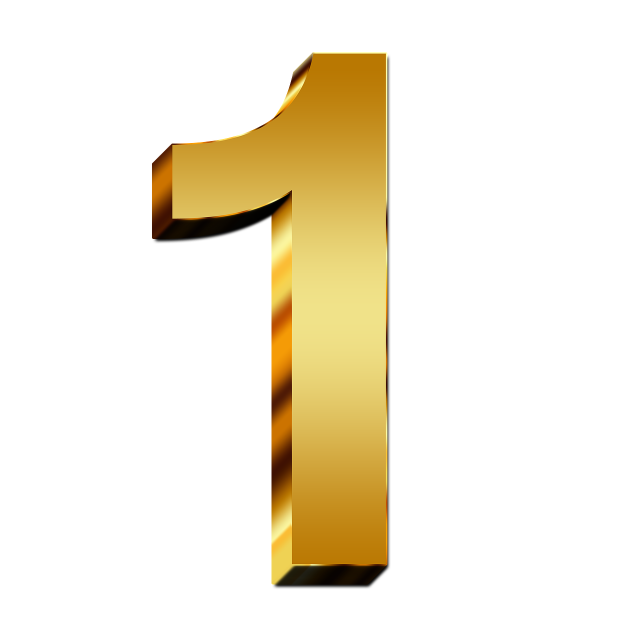
#> input picture zad9/1.png, 1280 x 1280 px (shown at 1/2 size)
$ python zad92.py
#> lines starting #> are read from the running program, lines starting #| are printed output that depends on the picture
from PIL import Image, ImageFilter
from pathlib import Path

current_dir = ''
filenames = ["1.png", "2.png", "3.png", "4.png", "5.png"]
filenames = Path(current_dir).glob('*')
Path('new92').mkdir(parents=True, exist_ok=True)

for file in filenames:
    if file.suffix in ['.jpg', '.png']:
        with Image.open(file) as img:
#> img is the input picture: PIL image 1280x1280 RGBA; mean R, G, B, A 35, 28, 11.1, 45
            img.load()
            img = img.resize((img.width // 2, img.height // 2))
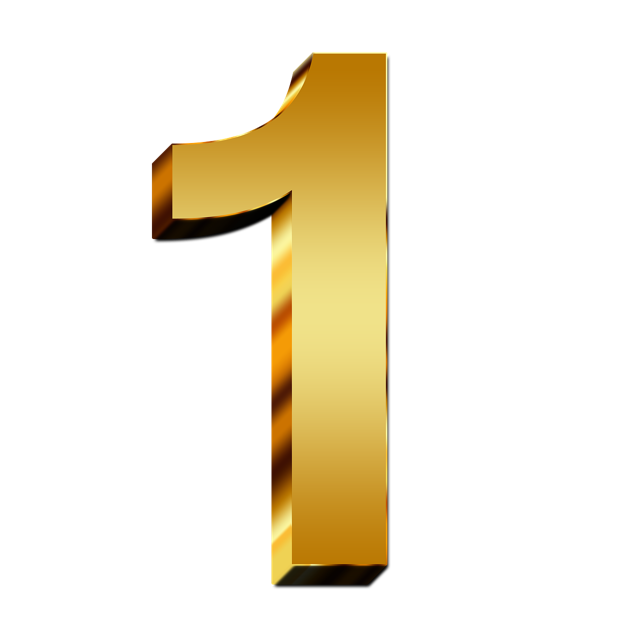
#> img: PIL image 640x640 RGBA; mean R, G, B, A 35.1, 28.1, 11.1, 45; transparent parts drawn white
            img = img.convert("L")
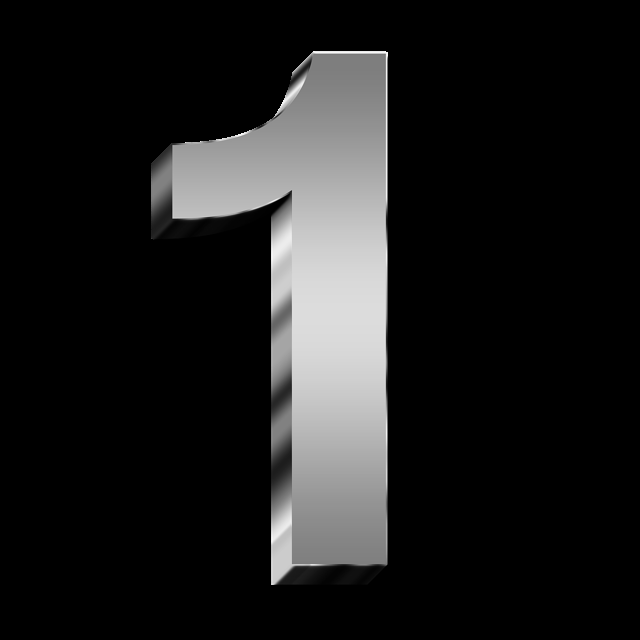
#> img: PIL image 640x640 L; min 0, max 247, mean 28.2
            img = img.filter(ImageFilter.FIND_EDGES)
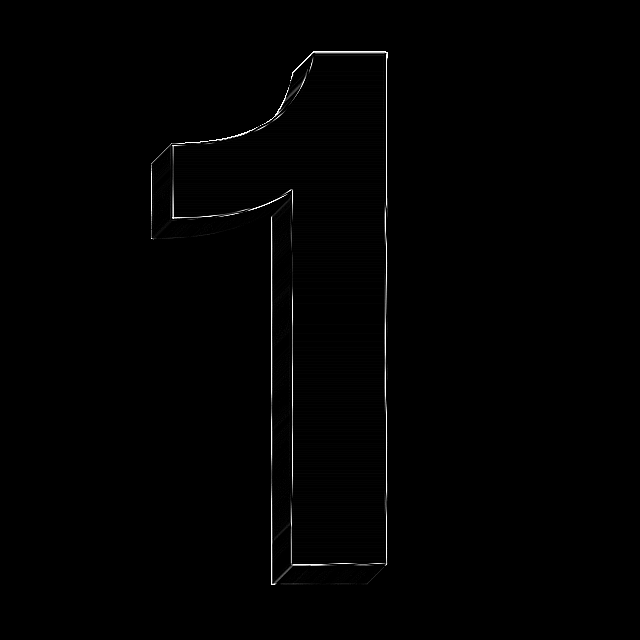
#> img: PIL image 640x640 L; min 0, max 255, mean 1.5
            img.save(Path("new92", file))
#> pass 2 of the loop `for file in filenames:`:
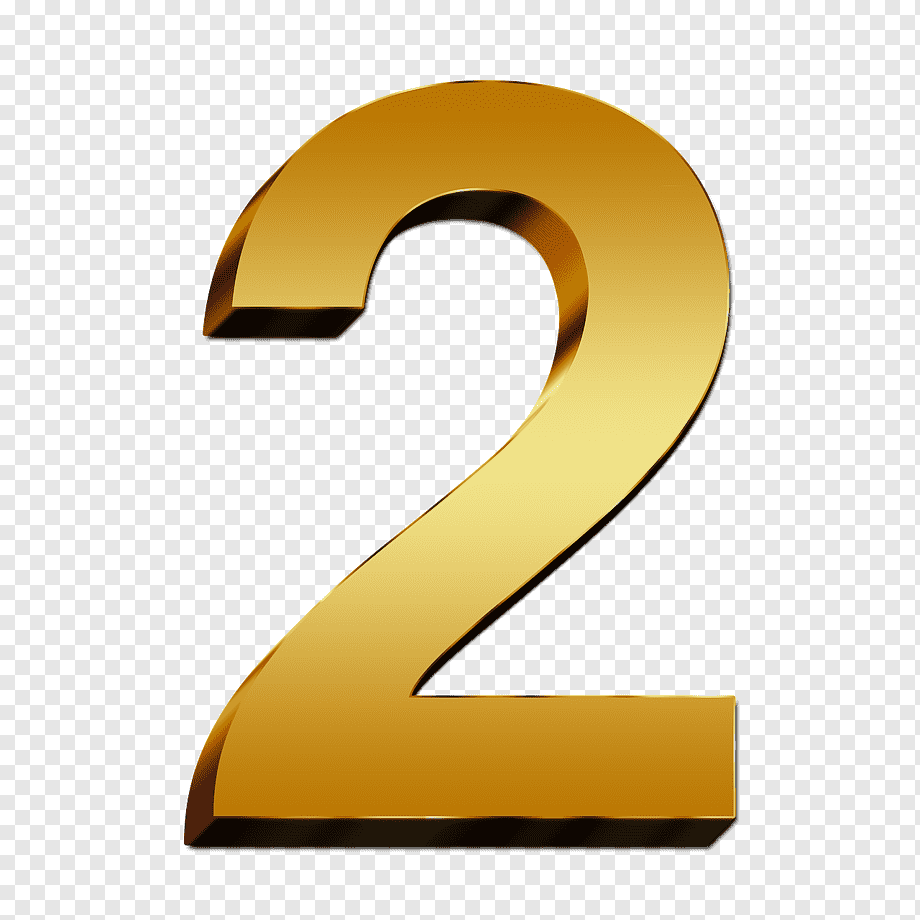
#> input picture zad9/2.png, 920 x 920 px
#> img is the input picture: PIL image 920x920 P; mean R, G, B 225.6, 213.7, 187.4
#> `img = img.convert("L")`:
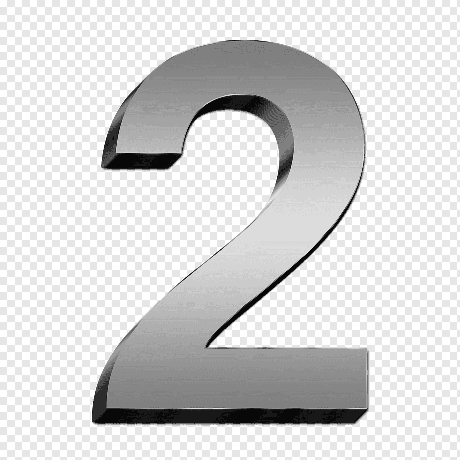
#> img: PIL image 460x460 L; min 8, max 255, mean 214.3
#> `img = img.filter(ImageFilter.FIND_EDGES)`:
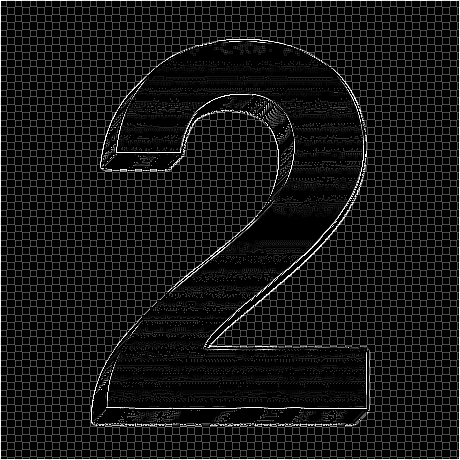
#> img: PIL image 460x460 L; min 0, max 255, mean 21
#> pass 3 of the loop `for file in filenames:`:
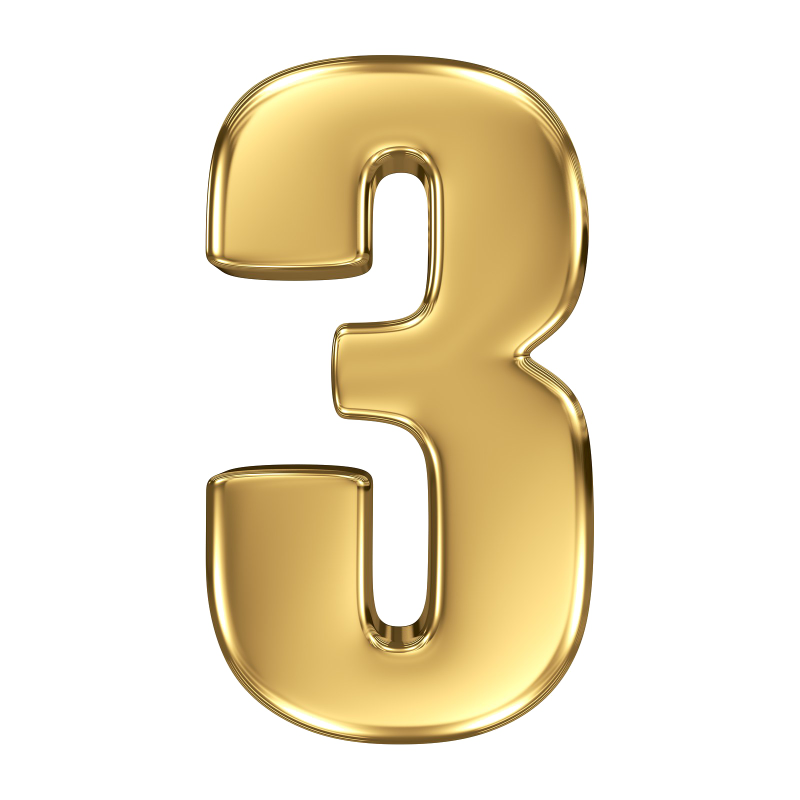
#> input picture zad9/3.png, 1600 x 1600 px (shown at 1/2 size)
#> img is the input picture: PIL image 1600x1600 RGBA; mean R, G, B, A 240, 230.3, 208.2, 76.9
#> `img = img.convert("L")`:
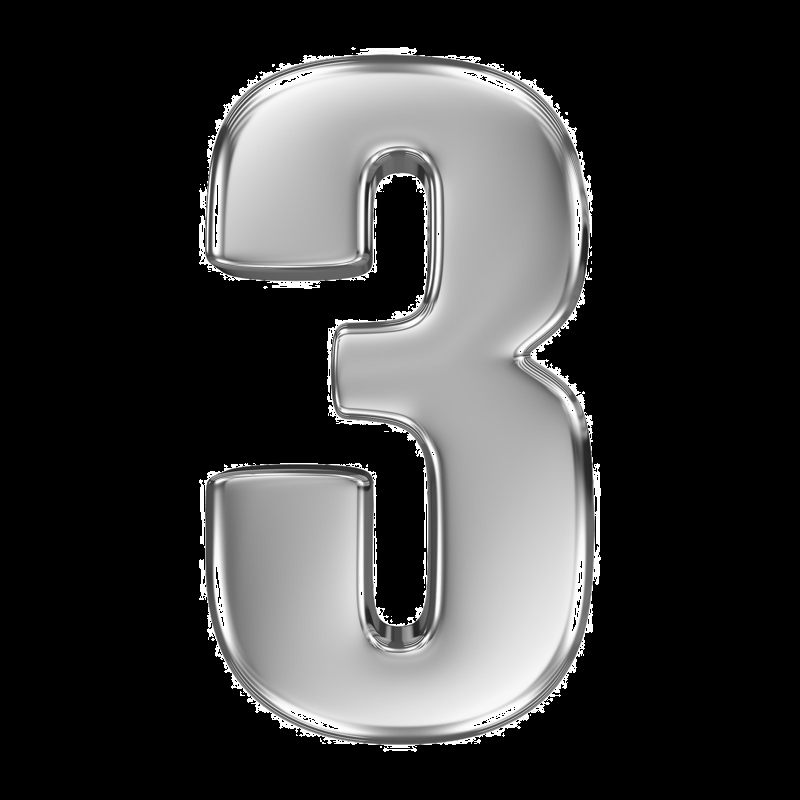
#> img: PIL image 800x800 L; min 0, max 255, mean 57.3
#> `img = img.filter(ImageFilter.FIND_EDGES)`:
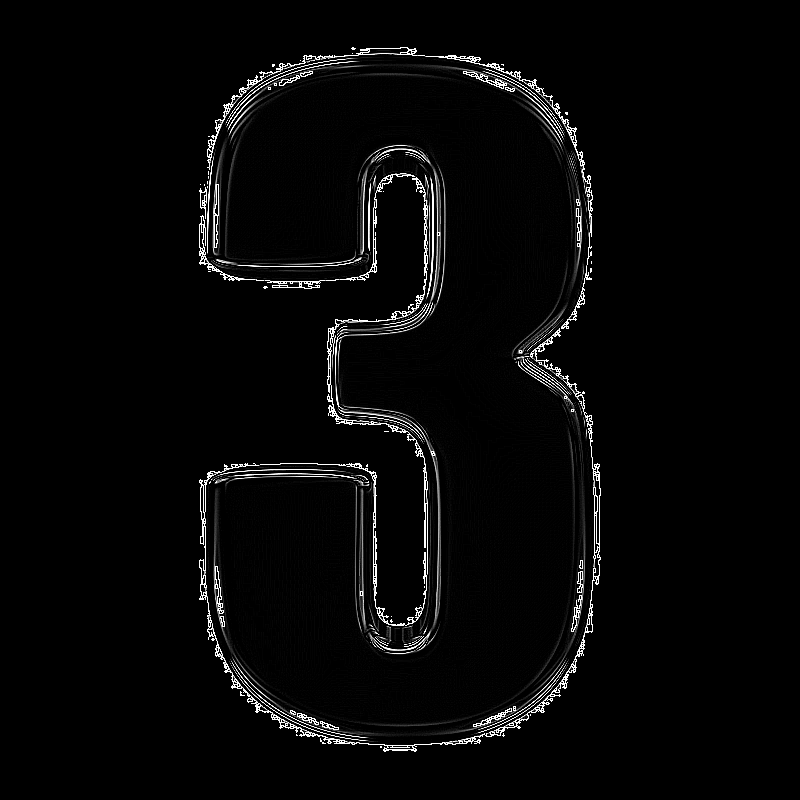
#> img: PIL image 800x800 L; min 0, max 255, mean 7
#> the loop made 7 passes; the first 3 are shown
